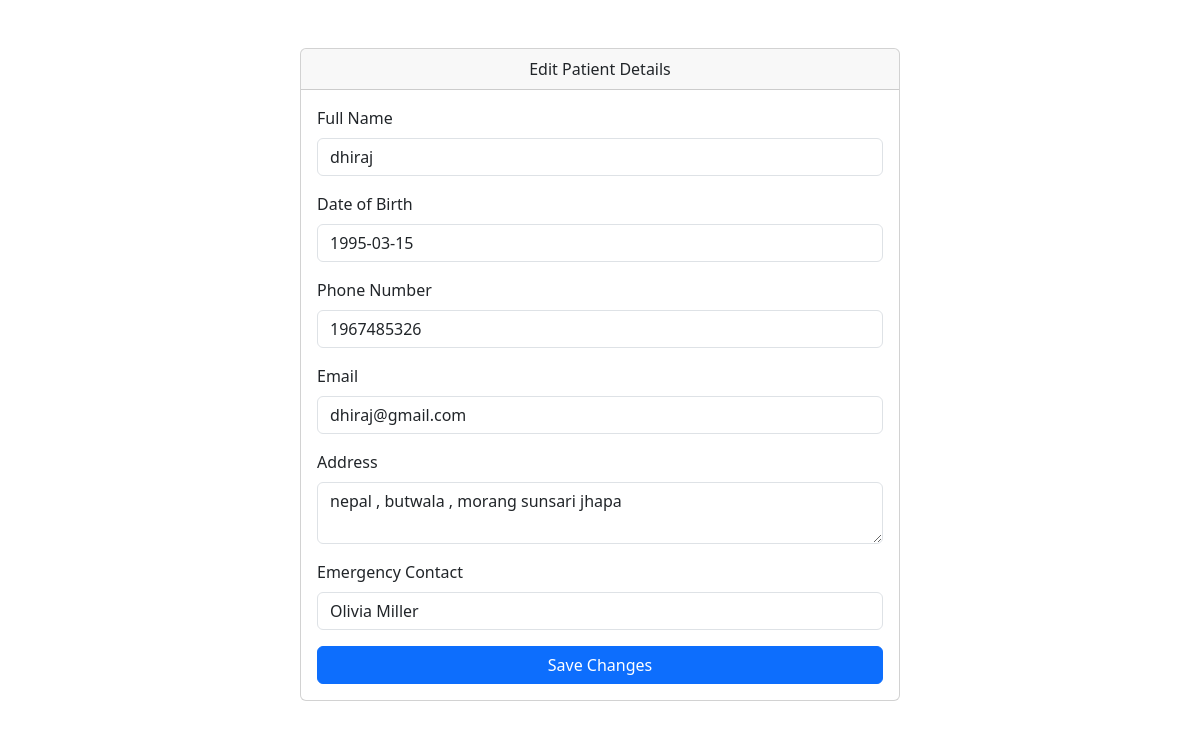
The app's page /edit-patient/21 (signed in) with its own data.
### models/models.py (models this page shows)
class Patient(db.Model):
    id=db.Column(db.Integer(),primary_key=True)
    userid = db.Column(db.Integer(),nullable=False)
    name=db.Column(db.String(50),nullable = False)
    dob = db.Column(db.String(20),nullable = False)
    phone= db.Column(db.Integer(),nullable = False)
    email=db.Column(db.String(50),nullable = False)
    address=db.Column(db.String(200),nullable = False)
    emergencycontact=db.Column(db.String(50),nullable = False)

### controllers/editPatientDetails.py (the view, shortened to what this page needs)
@theeditpatientdetails.route("/edit-patient/<int:id>", methods=['GET','POST'])
def EditPatientDetails(id):
    if('user' in session):
        patient = Patient.query.filter_by(userid=id).first_or_404()
    return render_template("editPatientDetails.html", patient=patient)

### templates/editPatientDetails.html (shortened to what this page needs)
<!DOCTYPE html>
<html lang="en">
<head>
    <link href="https://cdn.jsdelivr.net/npm/bootstrap@5.3.0-alpha1/dist/css/bootstrap.min.css" rel="stylesheet">
</head>
<body>
<div class="container mt-5">
    <div class="card mx-auto" style="max-width: 600px;">
        <div class="card-header text-center">
            Edit Patient Details
        </div>
        <div class="card-body">
            <form method="POST" action="/edit-patient/{{ session['id'] }}">
                <div class="mb-3">
                    <label for="name" class="form-label">Full Name</label>
                    <input type="text" class="form-control" id="name" name="name" value="{{ patient.name }}" required>
                </div>
                <div class="mb-3">
                    <label for="dob" class="form-label">Date of Birth</label>
                    <input type="text" class="form-control" id="dob" name="dob" value="{{ patient.dob }}" placeholder="YYYY-MM-DD" required>
                </div>
                <div class="mb-3">
                    <label for="phone" class="form-label">Phone Number</label>
                    <input type="tel" class="form-control" id="phone" name="phone" value="{{ patient.phone }}" required>
                </div>
                <div class="mb-3">
                    <label for="email" class="form-label">Email</label>
                    <input type="email" class="form-control" id="email" name="email" value="{{ patient.email }}" required>
                </div>
                <div class="mb-3">
                    <label for="address" class="form-label">Address</label>
                    <textarea class="form-control" id="address" name="address" rows="2" required>{{ patient.address }}</textarea>
                </div>
                <div class="mb-3">
                    <label for="emergencycontact" class="form-label">Emergency Contact</label>
                    <input type="text" class="form-control" id="emergencycontact" name="emergencycontact" value="{{ patient.emergencycontact }}" required>
                </div>
                <button type="submit" class="btn btn-primary w-100">Save Changes</button>
            </form>
        </div>
    </div>
</div>
</body>
</html>

### records on screen
Patient: name "dhiraj", dob "1995-03-15", phone "1967485326", email "dhiraj@gmail.com", address "nepal , butwala , morang sunsari jhapa", emergencycontact "Olivia Miller"
